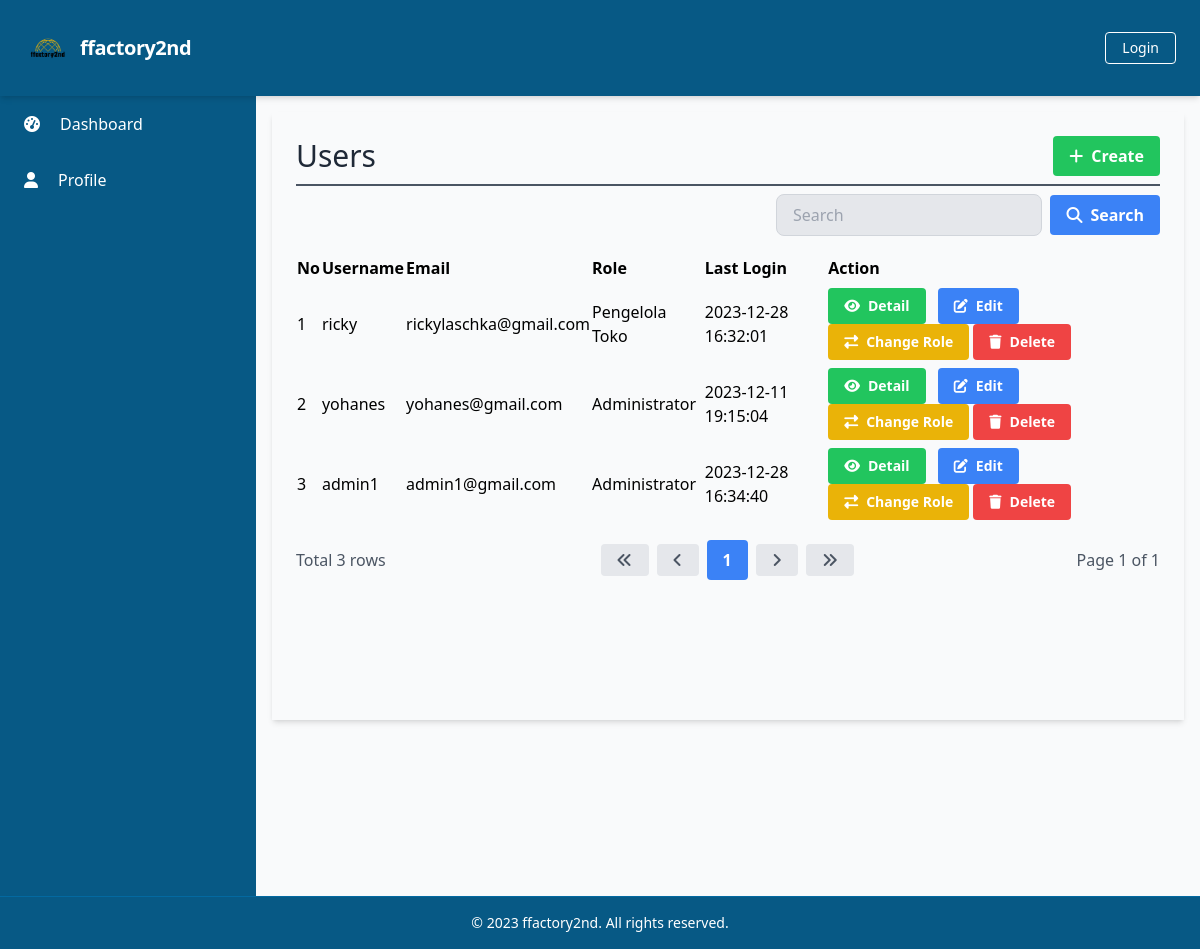
Page /manage_users/manage_users_list.php on the committed database.
### tables this page shows
CREATE TABLE `Users` (
  `UserID` int(11) NOT NULL,
  `Username` varchar(50) NOT NULL,
  `Password` varchar(255) NOT NULL,
  `Email` varchar(100) NOT NULL,
  `FullName` varchar(100) DEFAULT NULL,
  `DateOfBirth` date DEFAULT NULL,
  `Gender` varchar(10) DEFAULT NULL,
  `Address` text DEFAULT NULL,
  `PhoneNumber` varchar(20) DEFAULT NULL,
  `RoleID` int(11) DEFAULT NULL,
  `AccountCreationDate` timestamp NOT NULL DEFAULT current_timestamp() ON UPDATE current_timestamp(),
  `LastLogin` datetime DEFAULT NULL,
  `AccountStatus` varchar(20) DEFAULT NULL,
  `ProfilePictureURL` varchar(255) DEFAULT NULL,
  `ActivationStatus` varchar(20) DEFAULT NULL
);

CREATE TABLE `Roles` (
  `RoleID` int(11) NOT NULL,
  `RoleName` varchar(50) NOT NULL
);

### database/connection.php (called while the page is built, shortened)
<?php
$baseUrl = "http://localhost/final_project_ricky_2023/";

### public/manage_users/manage_users_list.php (the view, shortened to what this page needs)
<?php
require_once('../../database/connection.php');
?>
<?php include_once('../components/header.php'); ?>
<div class="h-screen flex flex-col">
    <?php include('../components/navbar.php'); ?>
    <div class="flex-grow bg-gray-50 flex flex-row shadow-md">
        <?php include('../components/sidebar.php'); ?>
        <main class=" bg-gray-50 flex flex-col flex-1 overflow-y-scroll h-screen flex-shrink-0 sc-hide pb-40">
            <div class="flex items-start justify-start p-6 shadow-md m-4 flex-1 flex-col">
                <div class="flex flex-row justify-between items-center w-full border-b-2 border-gray-600 mb-2 pb-2">
                    <h1 class="text-3xl text-gray-800 font-semibol w-full">Users</h1>
                    <div class="flex flex-row justify-end items-center">
                        <a href="<?php echo $baseUrl; ?>public/manage_users/manage_users_create.php" class="bg-green-500 hover-bg-green-700 text-white font-bold py-2 px-4 rounded inline-flex items-center">
                            <i class="fas fa-plus mr-2"></i>
                            <span>Create</span>
                        </a>
                    </div>
                </div>
                <div class="flex flex-col w-full">
                    <?php include('../components/search_manage.php'); ?>
                    <table class="min-w-full">
                        <thead>
                            <tr>
                                <th class="text-left py-1">No</th>
                                <th class="text-left py-1">Username</th>
                                <th class="text-left py-1">Email</th>
                                <th class="text-left py-1">Role</th>
                                <th class="text-left py-1">Last Login</th>
                                <th class="text-left py-1">Action</th>
                            </tr>
                        </thead>
                        <tbody>
                            <?php
                            $searchTerm = isset($_GET['search']) ? $_GET['search'] : '';
                            $page = isset($_GET['page']) ? $_GET['page'] : 1;
                            $query = "SELECT u.UserID, u.Username, u.Email, r.RoleName, u.LastLogin FROM Users u
                                      LEFT JOIN Roles r ON u.RoleID = r.RoleID
                                      WHERE u.Username LIKE '%$searchTerm%' OR u.Email LIKE '%$searchTerm%'
                                      LIMIT 15 OFFSET " . ($page - 1) * 15;
                            $result = $conn->query($query);
                            $no = 1;
                            while ($row = $result->fetch_assoc()) {
                            ?>
                                <tr>
                                    <td class="py-1"><?php echo $no++; ?></td>
                                    <td class="py-1"><?php echo $row['Username']; ?></td>
                                    <td class="py-1"><?php echo $row['Email']; ?></td>
                                    <td class="py-1"><?php echo $row['RoleName']; ?></td>
                                    <td class="py-1"><?php echo $row['LastLogin']; ?></td>
                                    <td class='py-1'>
                                        <a href="<?php echo $baseUrl; ?>public/manage_users/manage_users_detail.php?id=<?php echo $row['UserID'] ?>" class='bg-green-500 hover-bg-green-700 text-white font-bold py-2 px-4 rounded inline-flex items-center mr-2 text-sm'>
                                            <i class='fas fa-eye mr-2'></i>
                                            <span>Detail</span>
                                        </a>
                                        <a href="<?php echo $baseUrl; ?>public/manage_users/manage_users_update.php?id=<?php echo $row['UserID'] ?>" class='bg-blue-500 hover-bg-blue-700 text-white font-bold py-2 px-4 rounded inline-flex items-center mr-2 text-sm'>
                                            <i class='fas fa-edit mr-2'></i>
                                            <span>Edit</span>
                                        </a>
                                        <button onclick="changeRole(<?php echo $row['UserID']; ?>)" class='bg-yellow-500 hover-bg-yellow-700 text-white font-bold py-2 px-4 rounded inline-flex items-center text-sm'>
                                            <i class='fas fa-exchange-alt mr-2'></i>
                                            <span>Change Role</span>
                                        </button>
                                        <a href="#" onclick="confirmDelete(<?php echo $row['UserID']; ?>)" class='bg-red-500 hover-bg-red-700 text-white font-bold py-2 px-4 rounded inline-flex items-center text-sm'>
                                            <i class='fas fa-trash mr-2'></i>
                                            <span>Delete</span>
                                        </a>
                                    </td>
                                </tr>
                            <?php
                            }
                            ?>
                        </tbody>
                    </table>
                </div>
                <?php include('../components/pagination.php'); ?>
        </main>
    </div>
    <?php include('../components/footer.php'); ?>
</div>
</body>
</html>

### rows in the picture
users: Username "ricky", Email "rickylaschka@gmail.com", RoleID.RoleName "Pengelola Toko", LastLogin "2023-12-28 16:32:01"
users: Username "yohanes", Email "yohanes@gmail.com", RoleID.RoleName "Administrator", LastLogin "2023-12-11 19:15:04"
users: Username "admin1", Email "admin1@gmail.com", RoleID.RoleName "Administrator", LastLogin "2023-12-28 16:34:40"

### other values in the picture
$baseTitle "ffactory2nd"
$rowCount "3"
$page "1"
$totalPage "1"
